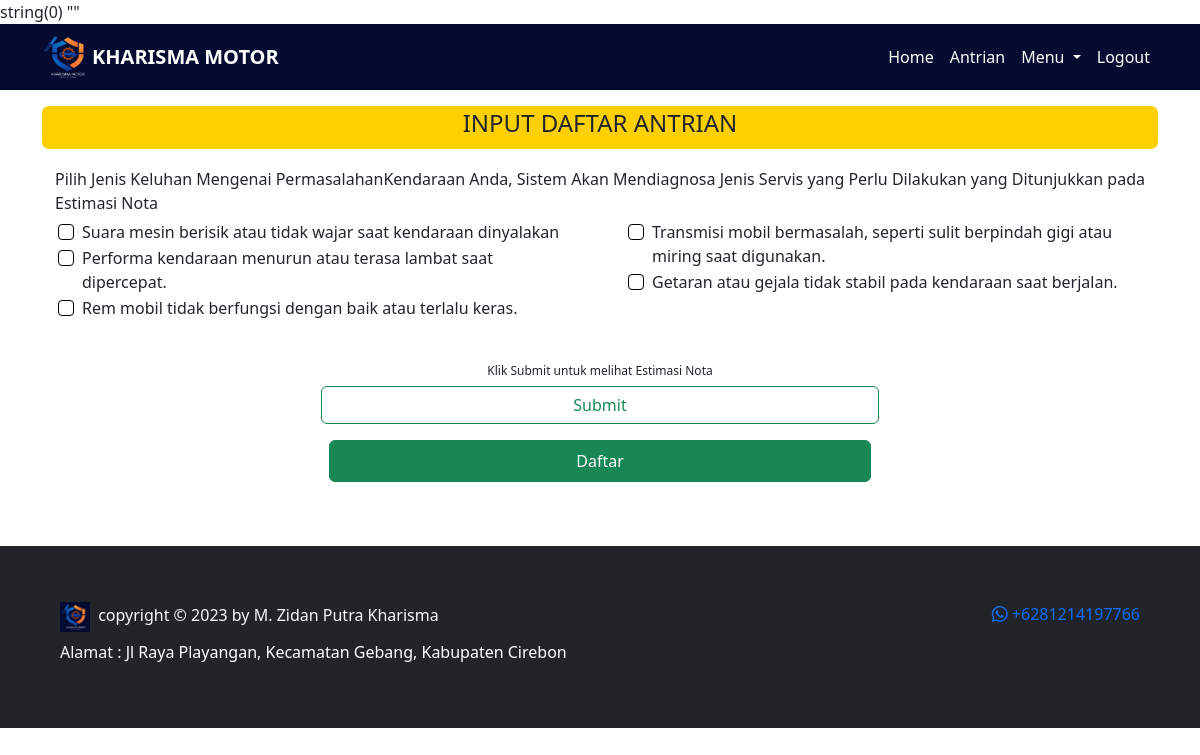
The page /kelola/estimasi.php (signed in) on the database as committed earlier.
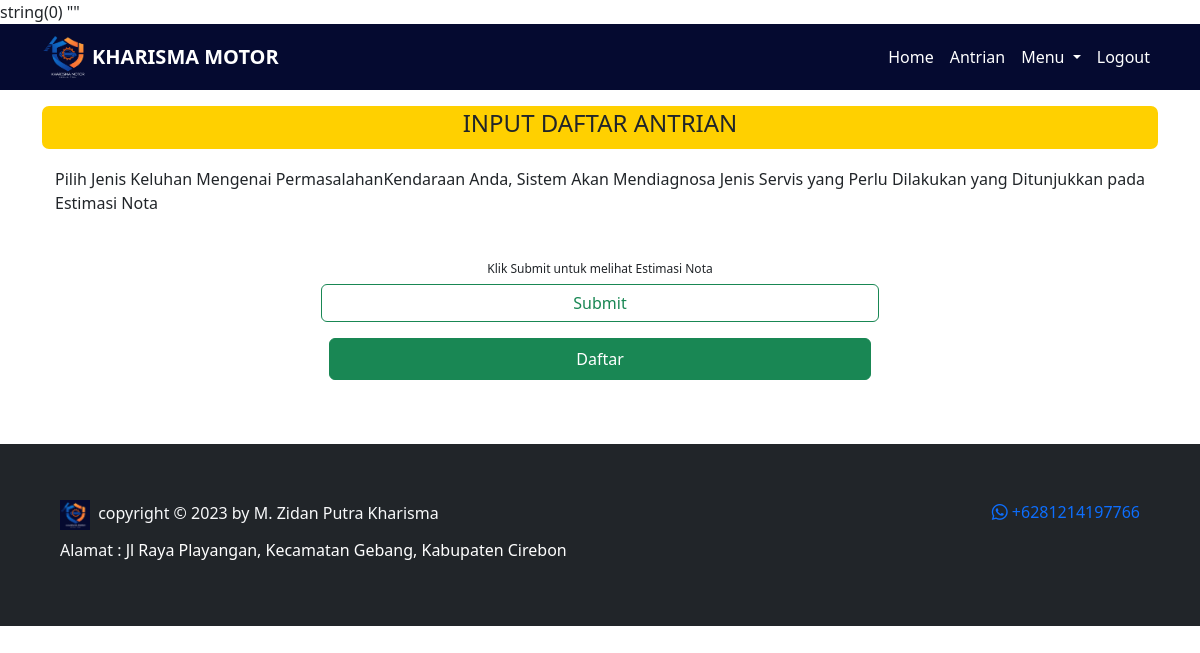
The same page on the database as committed later.
### tables this page shows
CREATE TABLE `jenis_keluhan` (
  `idjkeluhan` int(11) NOT NULL,
  `keluhan` varchar(100) NOT NULL,
  `idservis` int(11) NOT NULL
);

### controller/function.php (called while the page is built, shortened)
<?php
$conn = mysqli_connect("localhost", "root", "", "kharisma_motor");
function query($query)
{
    global $conn;
    $result = mysqli_query($conn, $query);
    $rows = [];
    while ($row = mysqli_fetch_assoc($result)) {
        $rows[] = $row;
    }
    return $rows;
}
function jumlah_data($data)
{
    global $conn;
    $query = mysqli_query($conn, $data);
    $jumlah_data = mysqli_num_rows($query);
    return $jumlah_data;
}
?>

### kelola/estimasi.php (the view, shortened to what the changed rows need)
<?php
require_once('../controller/function.php');
$nopol = dekripsi($_GET['key']);
var_dump($nopol);
$data_keluhan = jumlah_data("SELECT * FROM jenis_keluhan");
$data1 = ceil($data_keluhan / 2);
$data2 = $data_keluhan - $data1;
$kumpul1 = query("SELECT * FROM jenis_keluhan LIMIT $data1");
$kumpul2 = query("SELECT * FROM jenis_keluhan LIMIT $data2 OFFSET $data1");
?>
<!DOCTYPE html>
<html lang="en">
<head>
    <link href="https://cdn.jsdelivr.net/npm/bootstrap@5.3.0/dist/css/bootstrap.min.css" rel="stylesheet"
>
    <link rel="stylesheet" href="https://cdn.jsdelivr.net/npm/bootstrap-icons@1.10.5/font/bootstrap-icons.css">
    <link rel="stylesheet" href="../style.css">
</head>
<body>
    <div class="container">
        <div class="content py-3">
            <div class="row">
                <div class="mt-2">
                    <form method="post" action="">
                        <div class="row">
                            <div class="col-6">
                                <div class="keluhan px-3">
                                    <?php
                                    foreach ($kumpul1 as $k1):
                                        ?>
                                        <div class="form-check">
                                            <input class="form-check-input" type="checkbox" name="keluhan[]"
                                                data-idjkeluhan="<?php echo $k1['idjkeluhan']; ?>"
                                                id="keluhan<?php echo $k1['idjkeluhan']; ?>"
                                                value="<?php echo $k1['idjkeluhan']; ?>">
                                            <label class="form-check-label" for="keluhan<?php echo $k1['idjkeluhan']; ?>">
                                                <?php echo $k1['keluhan']; ?>
                                            </label>
                                        </div>
                                    <?php endforeach; ?>
                                </div>
                            </div>
                            <div class="col-6">
                                <div class="keluhan px-3">
                                    <?php foreach ($kumpul2 as $k2):
                                        ?>
                                        <div class="form-check">
                                            <input class="form-check-input" type="checkbox" name="keluhan[]"
                                                data-idjkeluhan="<?php echo $k2['idjkeluhan']; ?>"
                                                id="keluhan<?php echo $k2['idjkeluhan']; ?>"
                                                value="<?php echo $k2['idjkeluhan']; ?>">
                                            <label class="form-check-label" for="keluhan<?php echo $k2['idjkeluhan']; ?>">
                                                <?php echo $k2['keluhan']; ?>
                                            </label>
                                        </div>
                                    <?php endforeach; ?>
                                </div>
                            </div>
                        </div>
                    </form>
                </div>
            </div>
        </div>
    </div>
</body>
</html>

Rows that differ between the two databases and show on the page:
removed jenis_keluhan: keluhan "Suara mesin berisik atau tidak wajar saat kendaraan dinyalakan", shown under "INPUT DAFTAR ANTRIAN"
removed jenis_keluhan: keluhan "Performa kendaraan menurun atau terasa lambat saat dipercepat.", shown under "INPUT DAFTAR ANTRIAN"
removed jenis_keluhan: keluhan "Rem mobil tidak berfungsi dengan baik atau terlalu keras.", shown under "INPUT DAFTAR ANTRIAN"
removed jenis_keluhan: keluhan "Transmisi mobil bermasalah, seperti sulit berpindah gigi atau miring saat digunakan."
removed jenis_keluhan: keluhan "Getaran atau gejala tidak stabil pada kendaraan saat berjalan."
